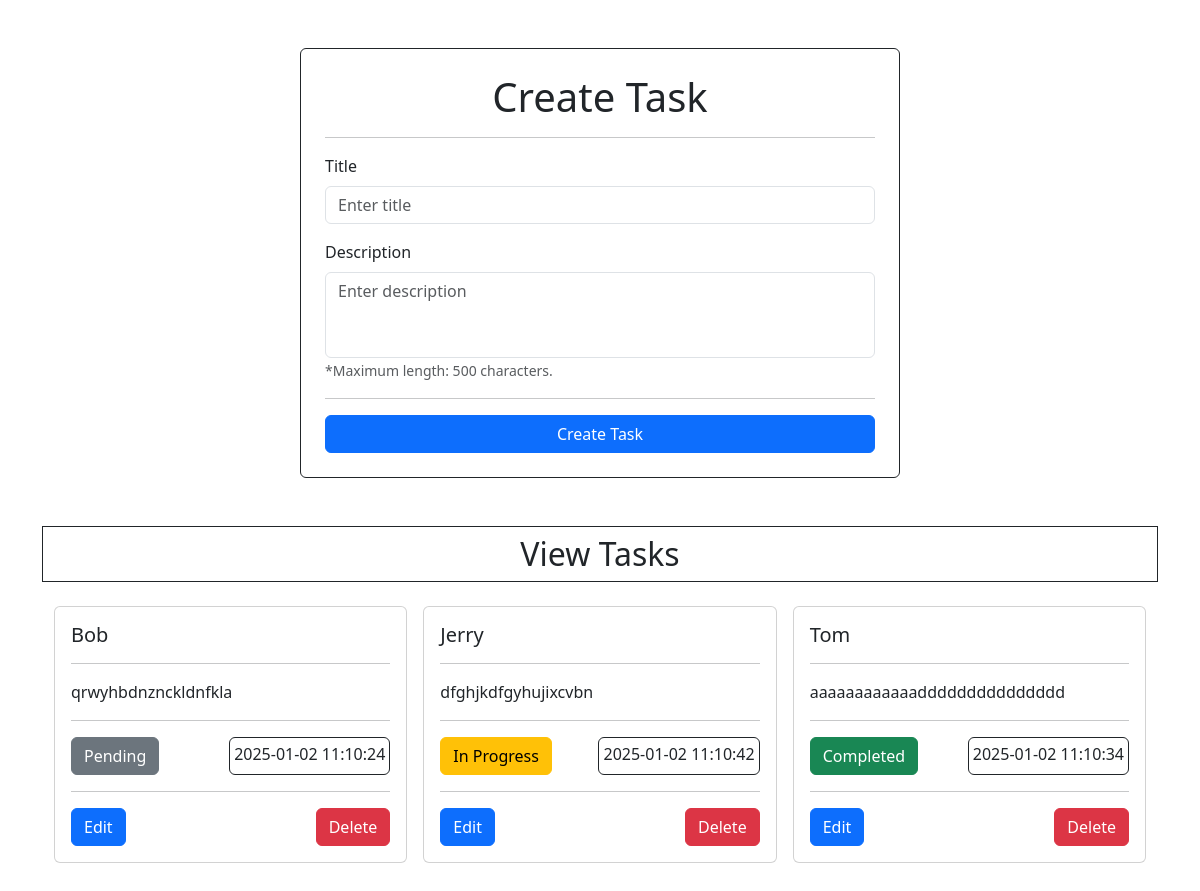
The page / on the database its author committed.
### tables this page shows
CREATE TABLE `tasks` (
  `id` int(11) NOT NULL,
  `title` varchar(100) NOT NULL,
  `description` varchar(500) NOT NULL,
  `status` enum('Pending','In Progress','Completed') NOT NULL DEFAULT 'Pending',
  `created_at` timestamp NOT NULL DEFAULT current_timestamp() ON UPDATE current_timestamp()
);

### index.php (the view, shortened to what this page needs)
<?php
include "connection.php";
$sql = "SELECT * FROM `tasks` ORDER BY `id` DESC";
$result = $conn->query($sql);
$tasks = $result->fetch_all(MYSQLI_ASSOC);
?>
<!doctype html>
<html lang="en">
<head>
    <link href="https://cdn.jsdelivr.net/npm/bootstrap@5.3.2/dist/css/bootstrap.min.css" rel="stylesheet" />
</head>
<body>
    <main>
        <div class="container my-5">
          <div class="border border-dark rounded p-4 mb-5" style="max-width: 600px; margin: auto;">
                <h1 class="text-center">Create Task</h1><hr>
                <form method="post" action="">
                    <div class="mb-3">
                        <label for="title" class="form-label">Title</label>
                        <input type="text" class="form-control" name="title" id="title" placeholder="Enter title" required>
                    </div>
                    <div class="mb-3">
                        <label for="desc" class="form-label">Description</label>
                        <textarea class="form-control" name="desc" id="desc" placeholder="Enter description" maxlength="500" rows="3" style="resize:none" required></textarea>
                        <small class="form-text text-muted">*Maximum length: 500 characters.</small>
                    </div><hr>
                    <button type="submit" class="btn btn-primary w-100">Create Task</button>
                </form>
            </div>
            <h2 class="text-center border border-dark p-2">View Tasks</h2>
            <?php if (!empty($tasks)): ?>
                <div class="container mt-4">
                    <div class="row g-3">
                        <?php foreach ($tasks as $task):
                            $status = strtolower($task['status']);
                            $btnClass = match ($status) {
                                'pending' => 'btn-secondary',
                                'in progress' => 'btn-warning',
                                'completed' => 'btn-success',
                                default => 'btn-secondary',
                            };
                        ?>
                            <div class="col-md-4">
                                <div class="card">
                                    <div class="card-body">
                                        <h5 class="card-title"><?= htmlspecialchars($task['title']) ?></h5><hr>
                                        <p class="card-text"><?= htmlspecialchars($task['description']) ?></p><hr>
                                        <div class="d-flex justify-content-between mb-2">
                                            <span class="btn <?= $btnClass ?>"><?= htmlspecialchars($task['status']) ?></span>
                                            <span class="border border-dark rounded p-1"><?= htmlspecialchars($task['created_at']) ?></span>
                                        </div><hr>
                                        <div class="d-flex justify-content-between">
                                            <a href="edit.php?id=<?= $task['id'] ?>" class="btn btn-primary">Edit</a>
                                            <a href="delete.php?id=<?= $task['id'] ?>" class="btn btn-danger" onclick="return confirm('Do you want to delete this task?');">Delete</a>
                                        </div>
                                    </div>
                                </div>
                            </div>
                        <?php endforeach; ?>
                    </div>
                </div>
            <?php else: ?>
                <p class="text-center mt-4">No tasks available. Create one above!</p>
            <?php endif; ?>
        </div>
    </main>
</body>
</html>

### rows shown on the page
tasks: title "Bob", description "qrwyhbdnznckldnfkla", status "Pending", created_at "2025-01-02 11:10:24"
tasks: title "Jerry", description "dfghjkdfgyhujixcvbn", status "In Progress", created_at "2025-01-02 11:10:42"
tasks: title "Tom", description "aaaaaaaaaaaaddddddddddddddd", status "Completed", created_at "2025-01-02 11:10:34"
